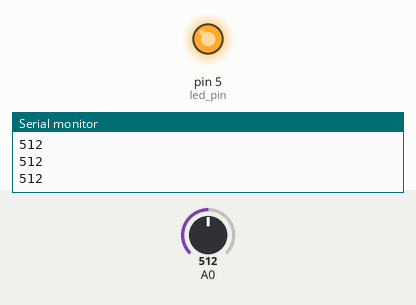
Recording of a sketch running on a simulated Arduino Uno, built with avr-gcc and run on an emulated ATmega328P. Parts: output pins drawn as LEDs (lit = HIGH), the last lines printed to the serial monitor. Inputs (shaded band) come from the test bench; at power-on: A0 = 512.

Above: at 1.2 s.
1.3 s: A0 set to 112
2.8 s: A0 set to 93
At 3.2 s:
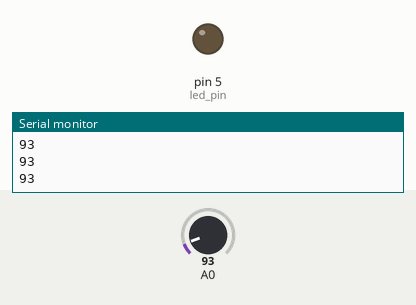
4.3 s: A0 set to 110
At 5.5 s:
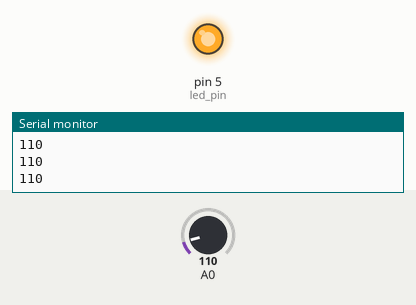
5.8 s: A0 set to 90
At 6.7 s:
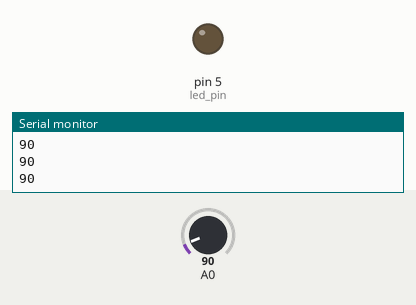
Timing chart, 0 to 8.3 s (numbered marks = the images above; inputs shaded):
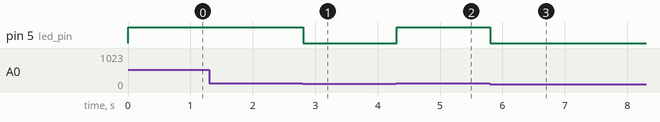

Measured:
- the behaviour switches between 101 and 100 on A0 (found by bisection; images 0 and 1)
- after the input at 2.8 s, pin 5 (led_pin): HIGH → LOW at once
- after the input at 4.3 s, pin 5 (led_pin): LOW → HIGH at once
- after the input at 5.8 s, pin 5 (led_pin): HIGH → LOW at once

The sketch:

isikDegeri.ino
```cpp
// Esik degeri belirleme
int esikDegeri = 100;

int isikDegeri;

// LED'in bağlı olduğu pin numarası
int led_pin = 5;

void setup() {
  Serial.begin(9600);
  pinMode(led_pin, OUTPUT);

}

void loop() {
  // isikDegeri adında bir değişken oluşturduk
  // Analog okuma yapıp bu değişkene atadık
  isikDegeri = analogRead(A0);

  // Ekrana okunan analog degeri yazdırıyoruz
  Serial.println(isikDegeri);

  // Eger esik degerinden büyükse led yansın
  if(isikDegeri > esikDegeri){
     digitalWrite(led_pin, HIGH);
  }
  // eger esik degerinden küçükse led sönsün.
  else{
    digitalWrite(led_pin, LOW);
  }
}
```
